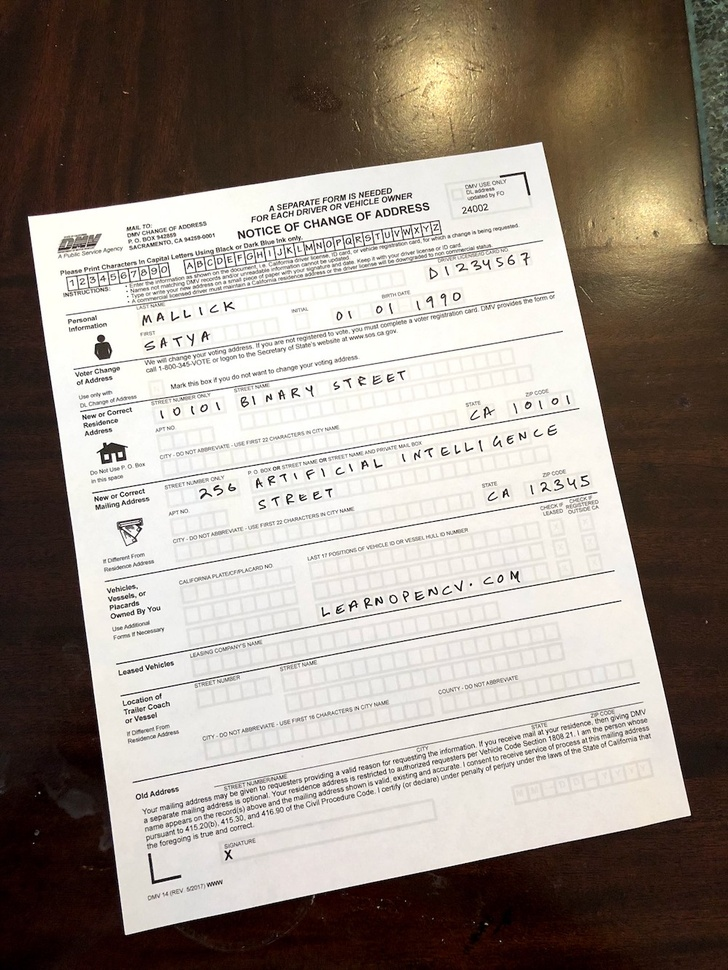
#> input picture week5_python/data/images/scanned-form.jpg, 728 x 970 px, shrunk from 1000 x 1333 before the run
$ python hough_script.py
#> lines starting #> are read from the running program, lines starting #| are printed output that depends on the picture; after the words box and inside, x2 and y2 are one past the last pixel; in counts of white or black regions, pixels touching at a corner belong together
import cv2 as cv
import numpy as np
from pathlib import Path

folder = Path("data/images")
file_name = Path("scanned-form.jpg")
file_name_save = Path("houghlines3.jpg")

img = cv.imread(folder / file_name)
#> img is the input picture: shape (970, 728, 3); mean B, G, R 135.9, 144.8, 154.5
gray = cv.cvtColor(img,cv.COLOR_BGR2GRAY)
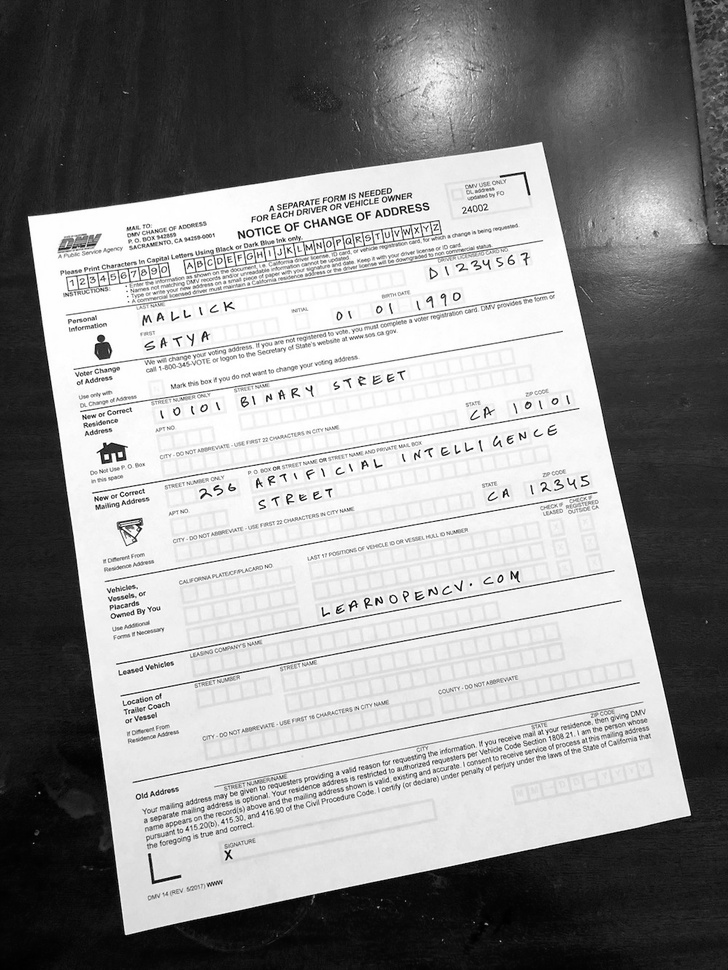
#> gray: shape (970, 728); min 0, max 255, mean 146.7
edges = cv.Canny(gray,50,150,apertureSize = 3)
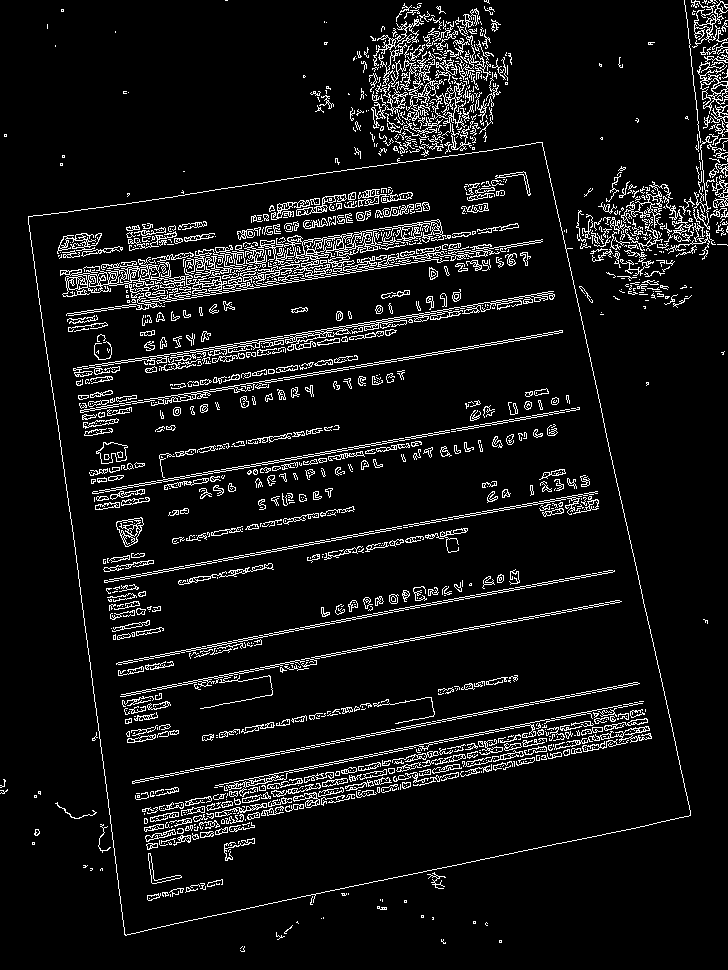
#> edges: shape (970, 728); 7.5% white in thin lines or dots

lines = cv.HoughLines(edges,1,np.pi/180,200)
#> lines = 107 rows, first 8: [320, 1.41], [675, 1.38], [503, 1.4], [501, 1.4], [322, 1.41], [589, 1.4], [791, 1.38], [324, 1.41]

for line in lines:
    rho,theta = line[0]
    a = np.cos(theta)
    b = np.sin(theta)
    x0 = a*rho
    y0 = b*rho
    x1 = int(x0 + 1000*(-b))
    y1 = int(y0 + 1000*(a))
    x2 = int(x0 - 1000*(-b))
    y2 = int(y0 - 1000*(a))
    cv.line(img,(x1,y1),(x2,y2),(0,0,255),2)
#> this loop made 107 passes
#> (rho, theta, a, b, x0, y0, x1, y1) on passes 1 to 12: (320, 1.41, 0.156, 0.988, 50.06, 316.1, -937, 472), (675, 1.38, 0.191, 0.982, 128.8, 662.6, -852, 853), (503, 1.4, 0.174, 0.985, 87.35, 495.4, -897, 669), (501, 1.4, 0.174, 0.985, 87, 493.4, -897, 667), (322, 1.41, 0.156, 0.988, 50.37, 318, -937, 474), (589, 1.4, 0.174, 0.985, 102.3, 580.1, -882, 753), (791, 1.38, 0.191, 0.982, 150.9, 776.5, -830, 967), (324, 1.41, 0.156, 0.988, 50.68, 320, -937, 476), (417, 1.41, 0.156, 0.988, 65.23, 411.9, -922, 568), (3, 3, -0.99, 0.139, -2.97, 0.418, -142, -989), (793, 1.38, 0.191, 0.982, 151.3, 778.4, -830, 969), (298, 1.47, 0.105, 0.995, 31.15, 296.4, -963, 400)
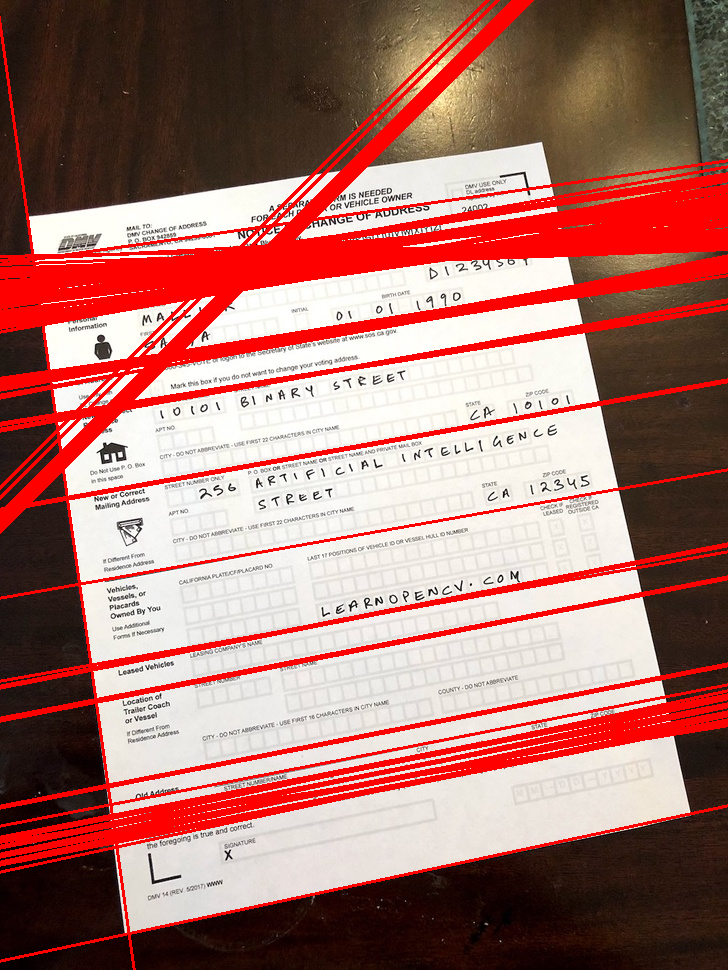
#> img: shape (970, 728, 3); 16.81% of pixels changed, all inside (x1, y1, x2, y2) = (0, 0, 728, 970)

cv.imwrite(folder / file_name_save, img)

$ run again, with reflection_1.jpg copied over week5_python/data/images/scanned-form.jpg
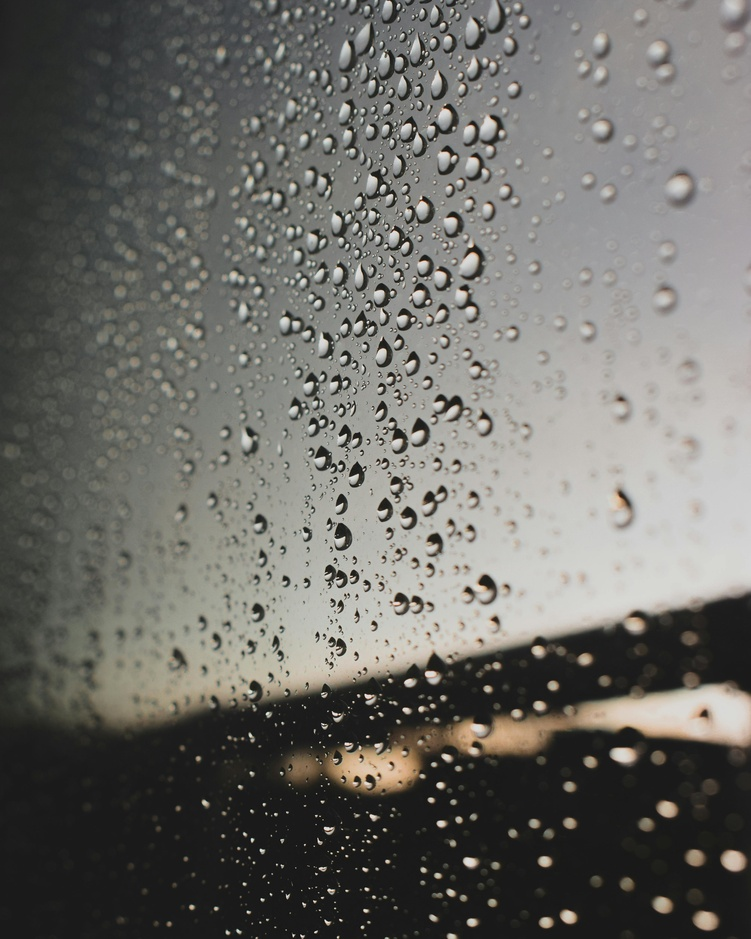
#> input picture reflection_1.jpg, 751 x 939 px, shrunk from 4000 x 5000 before the run
#> img is the input picture: shape (939, 751, 3); mean B, G, R 102.5, 107.1, 107.9
#> `edges = cv.Canny(gray,50,150,apertureSize = 3)`:
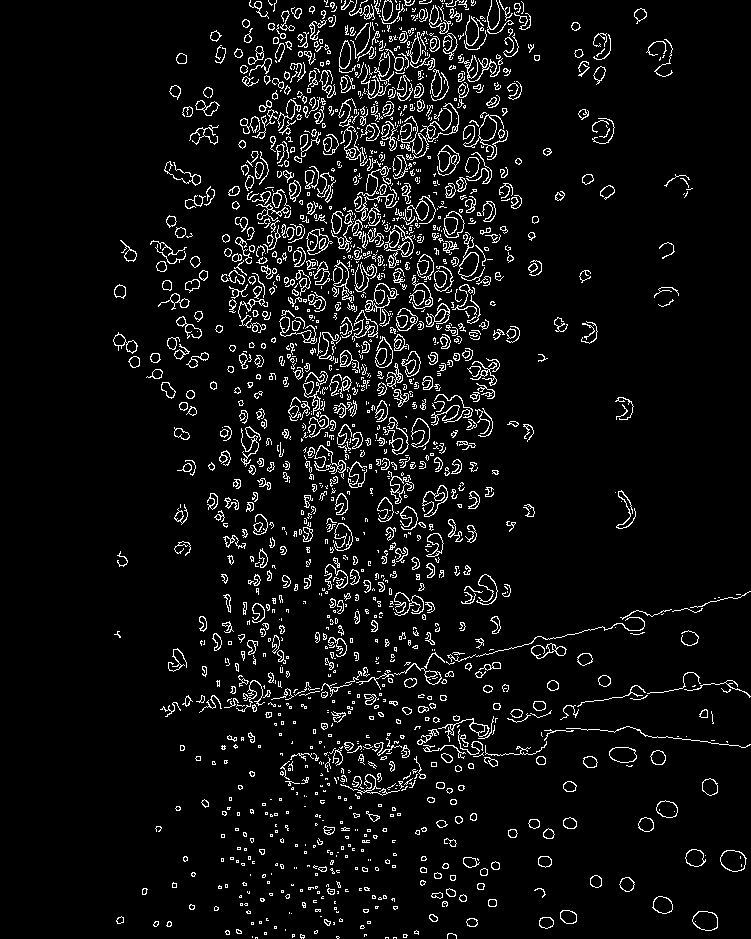
#> edges: shape (939, 751); 6.2% white in thin lines or dots, all inside (x1, y1, x2, y2) = (113, 0, 751, 939)
#> lines = [[368, 0.0524], [373, 0.0698], [-367, 3.05], [356, 0.0349]]
#> the loop `for line in lines:` made 4 passes
#> (rho, theta, a, b, x0, y0, x1, y1) on passes 1 to 4: (368, 0.0524, 0.999, 0.0523, 367.5, 19.26, 315, 1017), (373, 0.0698, 0.998, 0.0698, 372.1, 26.02, 302, 1023), (-367, 3.05, -0.996, 0.0872, 365.6, -31.99, 278, -1028), (356, 0.0349, 0.999, 0.0349, 355.8, 12.42, 320, 1011)
#> after the loop `for line in lines:`:
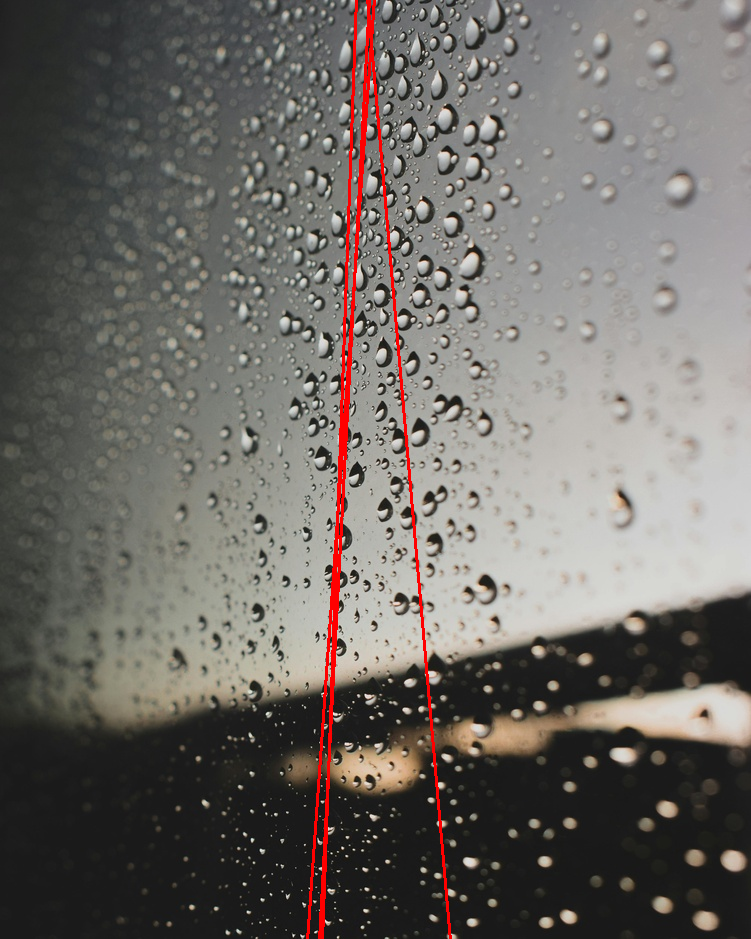
#> img: shape (939, 751, 3); 1.4% of pixels changed, all inside (x1, y1, x2, y2) = (306, 0, 452, 939)
